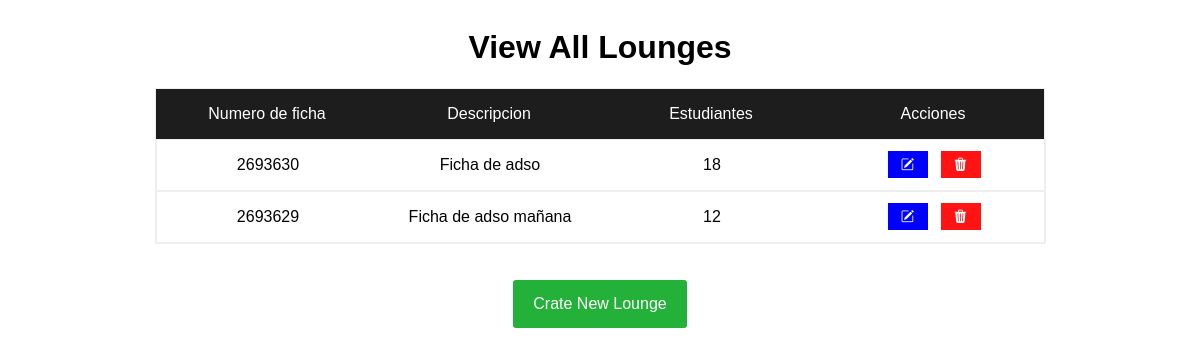
Page /lounges/ on the committed database.
### LoungeApp/models.py (models this page shows)
class Lounge(models.Model):
    lounge_number = models.CharField(max_length=100)
    lounge_description = models.CharField(max_length=300)
    lounge_students = models.IntegerField()

### LoungeApp/views.py (the view)
# urls.py: path('', v.indexLounge, name='indexLounge'),
def indexLounge(request):
    lounges = Lounge.objects.all()
    return render(request, 'lounges.html', {
        'lounges': lounges
    })

### LoungeApp/templates/lounges.html (shortened to what this page needs)
<!DOCTYPE html>
<html lang="en">
<head>
    <link rel="stylesheet" href="https://cdn.jsdelivr.net/npm/bootstrap-icons@1.11.1/font/bootstrap-icons.css">
</head>
<body>
    <div class="tittle">
        <h1>View All Lounges</h1>
    </div>
    <div class="fields">
        <div class="headerFields">
            <section class="h1 mod">Numero de ficha</section>
            <section class="h2 mod">Descripcion</section>
            <section class="h3 mod">Estudiantes</section>
            <section class="h5 mod">Acciones</section>
        </div>
        {% for lounge in lounges %}
        <div class="row">
            <section>{{lounge.lounge_number}}</section>
            <section>{{lounge.lounge_description}}</section>
            <section>{{lounge.lounge_students}}</section>
            <section class="actions ac">
                <form action="">
                    <button class="acOne"><i class="bi bi-pencil-square"></i></button>
                </form>
                <form action="">
                    <button class="acTwo"><i class="bi bi-trash3-fill"></i></button>
                </form>
            </section>
        </div>
        {% endfor %}
    </div>
    <div class="create">
        <a href="{% url 'createLoungeView' %}">Crate New Lounge</a>
    </div>
</body>
</html>

### LoungeApp/templates/lounges.html (style rules this page uses)
* { font-family: sans-serif; }
.tittle { width: 100%; display: flex; justify-content: center; align-items: center; }
.fields { width: 75%; height: auto; margin: auto; border: 1px solid #eee; }
.headerFields { display: flex; width: 100%; background-color: rgb(29, 29, 29); height: 50px; }
.mod { width: 25%; display: flex; justify-content: center; align-items: center; color: white; }
.row { width: 100%; display: flex; border: 1px solid #eee; }
.row section { width: 25%; display: flex; justify-content: center; align-items: center; height: 50px; }
.actions { display: flex; gap: 13px; }
.actions form button { width: 40px; height: 27px; cursor: pointer; }
.actions form button i { color: white; }
.acOne { background-color: rgb(0, 0, 255); border: none; }
.acTwo { background-color: rgb(255, 19, 19); border: none; }
.create { width: 100%; height: 40px; display: flex; justify-content: center; align-items: center; margin-top: 40px; }
.create a { text-decoration: none; color: white; padding: 15px 20px; border-radius: 3px; background-color: rgb(35, 177, 58); }

### rows in the picture
Lounge: lounge_number "2693630", lounge_description "Ficha de adso", lounge_students "18"
Lounge: lounge_number "2693629", lounge_description "Ficha de adso mañana", lounge_students "12"
